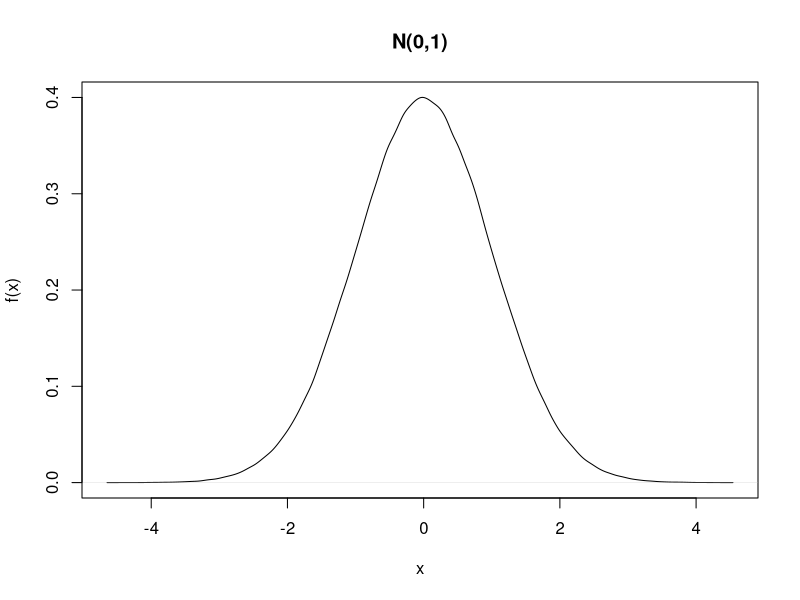
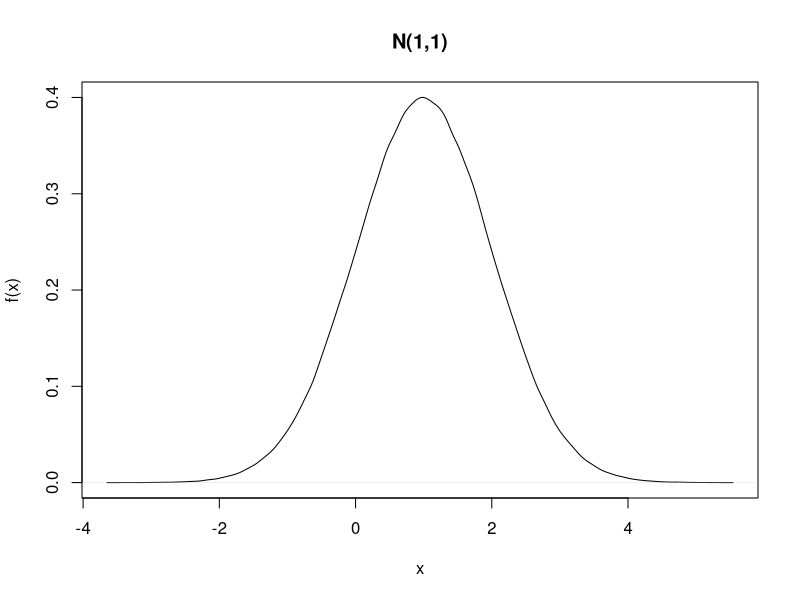
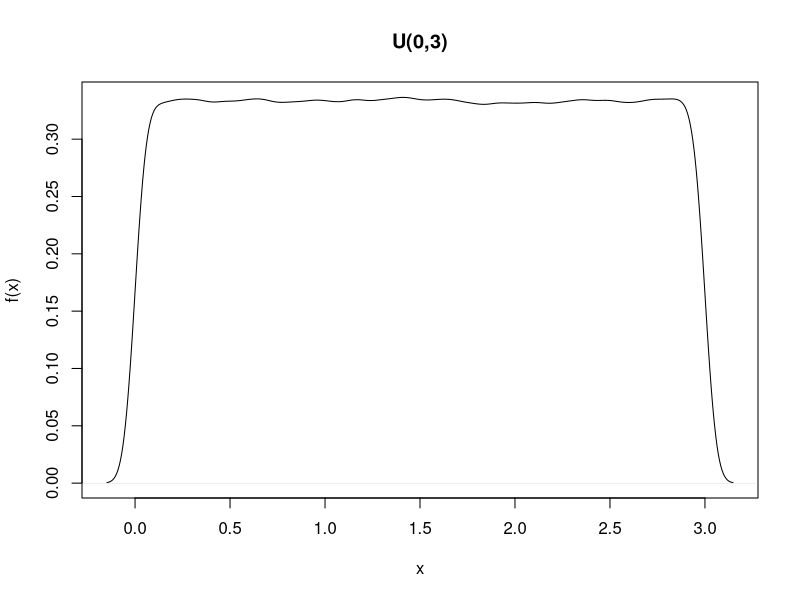
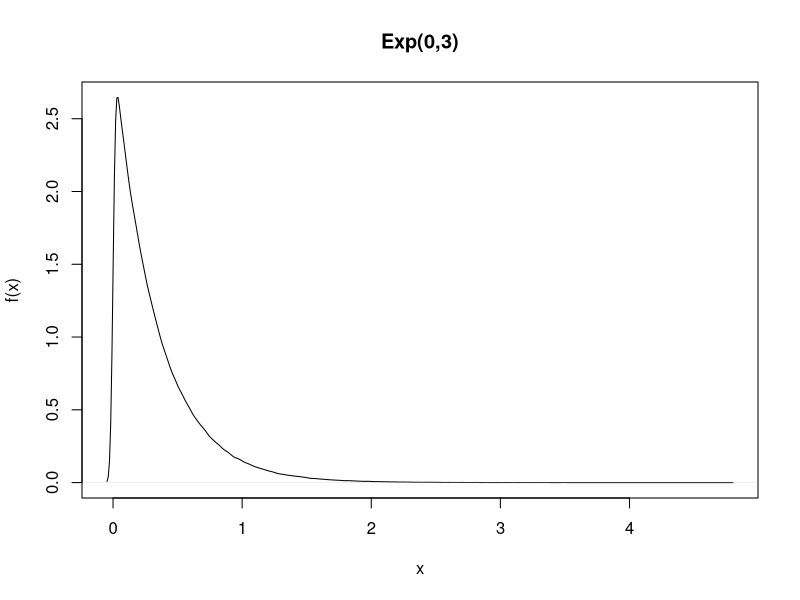
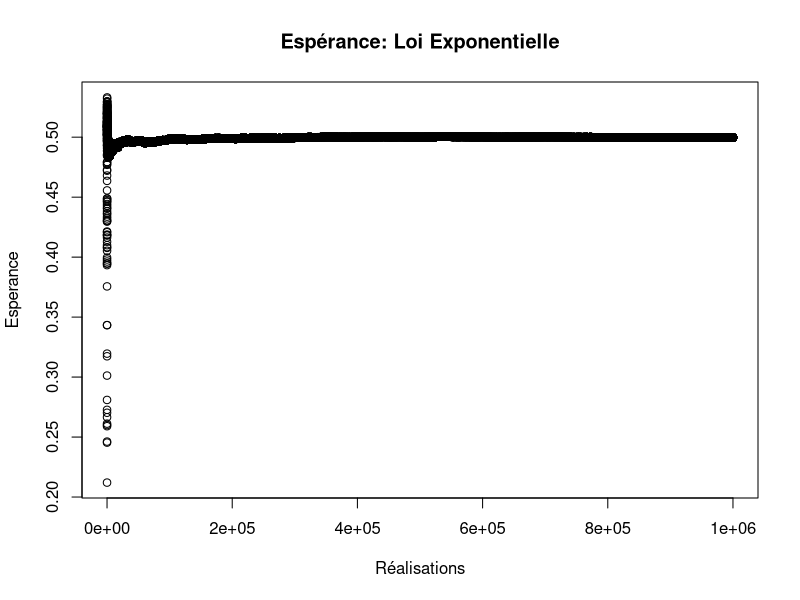
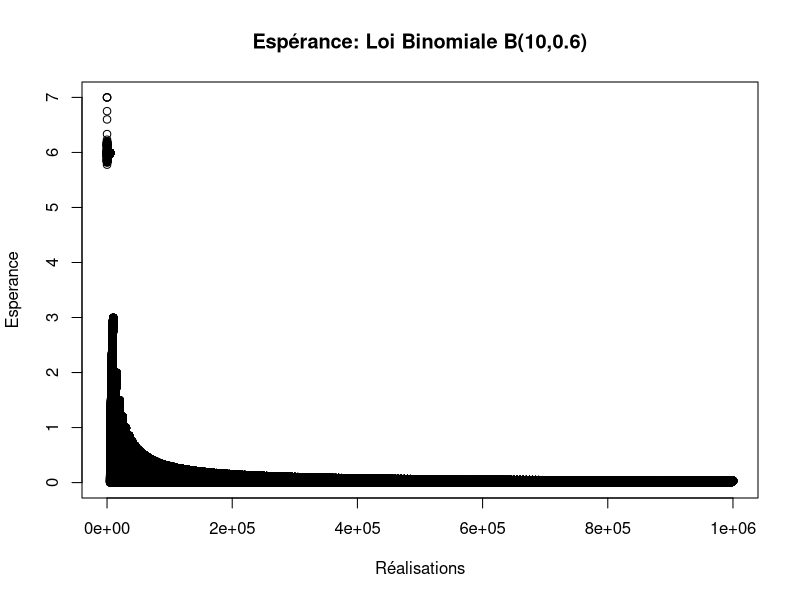
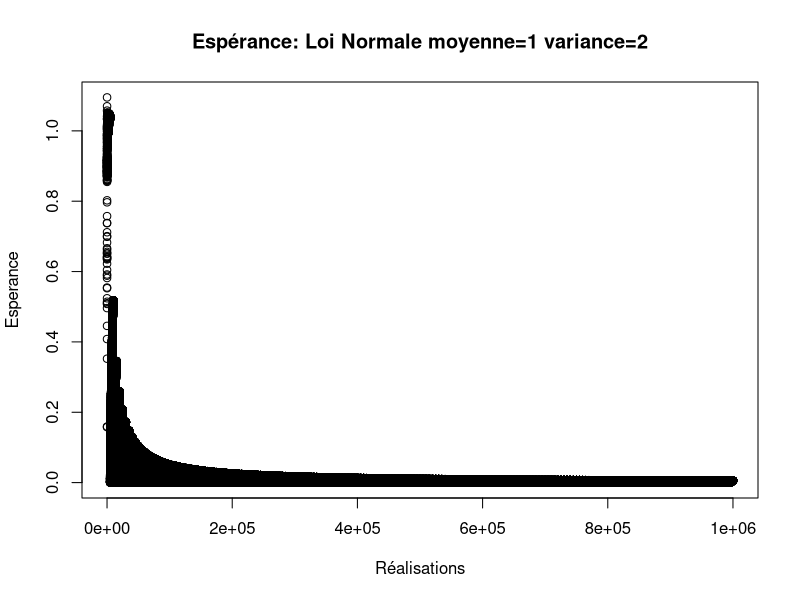
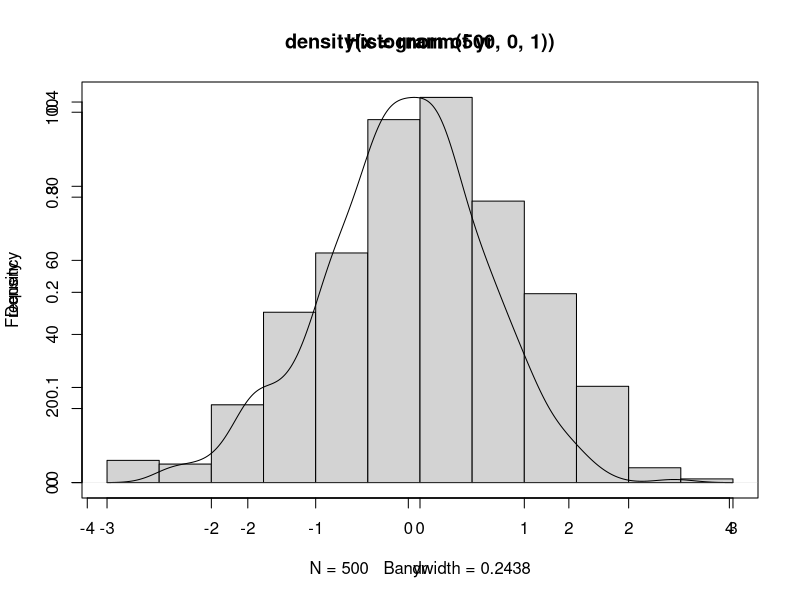

The R source for these figures, in order:
#!/usr/bin/env Rscript

## PROBA-STAT: Controle TP
## Author: SASU Daniel
## Groupe: 1

n <- 1000000
term_index <- 1:n

# Exercice 1: Les densitées
# Loi Normale de moyenne 0 et variance 1

set.seed(n); dist_norm <- rnorm(n, 0, 1)
x11()
plot(density(dist_norm), xlab="x", ylab="f(x)", main="N(0,1)")

# Loi normale de moyenne 1 et variance 1
set.seed(n); dist_norm <- rnorm(n, 1, 1)
x11()
plot(density(dist_norm), xlab="x", ylab="f(x)", main="N(1,1)")


# Loi Uniforme sur l'intervalle [0, 3]
set.seed(n); dist_unif <- runif(n, min=0, max=3)
x11()
plot(density(dist_unif), xlab="x", ylab="f(x)", main="U(0,3)")


# Loi exponentielle 
set.seed(n); dist_exp <- rexp(n, rate=3)
x11()

plot(density(dist_exp), xlab="x", ylab="f(x)", main="Exp(0,3)")


# Exercice 2: Loi forte des grands nombres
# Loi exponentielle lambda=2
set.seed(n); dist_exp <- rexp(n, rate=2)
exp_esp <- cumsum(dist_exp)/term_index

x11()
plot(term_index, exp_esp, main="Espérance: Loi Exponentielle",
	 xlab="Réalisations", ylab="Esperance")


# Loi binomiale
set.seed(n); dist_bin <- rbinom(n=5000, size=10, p=0.6)
bin_esp <- cumsum(dist_bin)/term_index

x11()
plot(term_index, bin_esp, main="Espérance: Loi Binomiale B(10,0.6)",
	 xlab="Réalisations", ylab="Esperance")



# Loi normale de moyenne 1 et variance 2
set.seed(n); dist_norm <- rnorm(n=5000, 1, sqrt(2))
norm_esp <- cumsum(dist_norm)/term_index

x11()
plot(term_index, norm_esp, main="Espérance: Loi Normale moyenne=1 variance=2",
	 xlab="Réalisations", ylab="Esperance")


# Exercice 3
# Theoreme de la limite centrale

X <- matrix(rexp(n=500*1000, 1), ncol=500, nrow=1000)
sum <- c()
for(i in 1:500){
	sum[i] <- sum(X[,i])
}
yr <- sqrt(1000)*(sum/1000 - 1)
x11()
hist(yr)
par(new=TRUE)
plot(density(rnorm(500, 0, 1)))


for(d in dev.list()) {
        dev.set(d)
        Name = paste("Image", d, ".jpg", sep="")
        dev.copy(jpeg, Name)
        dev.off()
}
